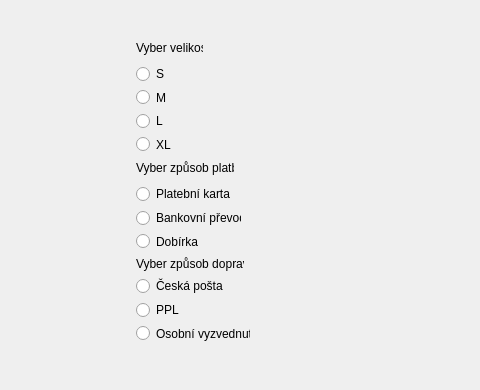
<?xml version="1.0" encoding="UTF-8"?>
<ui version="4.0">
 <class>Dialog</class>
 <widget class="QDialog" name="Dialog">
  <property name="geometry">
   <rect>
    <x>0</x>
    <y>0</y>
    <width>480</width>
    <height>390</height>
   </rect>
  </property>
  <property name="windowTitle">
   <string>Dialog</string>
  </property>
  <widget class="QLabel" name="labelVelikost">
   <property name="geometry">
    <rect>
     <x>136</x>
     <y>40</y>
     <width>67</width>
     <height>16</height>
    </rect>
   </property>
   <property name="text">
    <string>Vyber velikost</string>
   </property>
  </widget>
  <widget class="QLabel" name="labelShrnuti">
   <property name="geometry">
    <rect>
     <x>26</x>
     <y>348</y>
     <width>421</width>
     <height>31</height>
    </rect>
   </property>
   <property name="sizePolicy">
    <sizepolicy hsizetype="Fixed" vsizetype="Preferred">
     <horstretch>0</horstretch>
     <verstretch>0</verstretch>
    </sizepolicy>
   </property>
   <property name="frameShape">
    <enum>QFrame::NoFrame</enum>
   </property>
   <property name="lineWidth">
    <number>1</number>
   </property>
   <property name="text">
    <string/>
   </property>
   <property name="alignment">
    <set>Qt::AlignCenter</set>
   </property>
   <property name="wordWrap">
    <bool>true</bool>
   </property>
  </widget>
  <widget class="QLabel" name="labelPlatba">
   <property name="geometry">
    <rect>
     <x>136</x>
     <y>160</y>
     <width>98</width>
     <height>16</height>
    </rect>
   </property>
   <property name="text">
    <string>Vyber způsob platby</string>
   </property>
  </widget>
  <widget class="QLabel" name="labelDoprava">
   <property name="geometry">
    <rect>
     <x>136</x>
     <y>256</y>
     <width>108</width>
     <height>16</height>
    </rect>
   </property>
   <property name="text">
    <string>Vyber způsob dopravy</string>
   </property>
  </widget>
  <widget class="QWidget" name="">
   <property name="geometry">
    <rect>
     <x>136</x>
     <y>65</y>
     <width>36</width>
     <height>88</height>
    </rect>
   </property>
   <layout class="QVBoxLayout" name="verticalLayout">
    <item>
     <widget class="QRadioButton" name="radioButtonVelikostS">
      <property name="text">
       <string>S</string>
      </property>
     </widget>
    </item>
    <item>
     <widget class="QRadioButton" name="radioButtonVelikostM">
      <property name="text">
       <string>M</string>
      </property>
     </widget>
    </item>
    <item>
     <widget class="QRadioButton" name="radioButtonVelikostL">
      <property name="text">
       <string>L</string>
      </property>
     </widget>
    </item>
    <item>
     <widget class="QRadioButton" name="radioButtonVelikostXL">
      <property name="text">
       <string>XL</string>
      </property>
     </widget>
    </item>
   </layout>
  </widget>
  <widget class="QWidget" name="">
   <property name="geometry">
    <rect>
     <x>136</x>
     <y>277</y>
     <width>114</width>
     <height>65</height>
    </rect>
   </property>
   <layout class="QVBoxLayout" name="verticalLayout_3">
    <item>
     <widget class="QRadioButton" name="radioButtonPosta">
      <property name="text">
       <string>Česká pošta</string>
      </property>
     </widget>
    </item>
    <item>
     <widget class="QRadioButton" name="radioButtonPPL">
      <property name="text">
       <string>PPL</string>
      </property>
     </widget>
    </item>
    <item>
     <widget class="QRadioButton" name="radioButtonOsobne">
      <property name="text">
       <string>Osobní vyzvednutí</string>
      </property>
     </widget>
    </item>
   </layout>
  </widget>
  <widget class="QWidget" name="">
   <property name="geometry">
    <rect>
     <x>136</x>
     <y>185</y>
     <width>105</width>
     <height>65</height>
    </rect>
   </property>
   <layout class="QVBoxLayout" name="verticalLayout_2">
    <item>
     <widget class="QRadioButton" name="radioButtonKarta">
      <property name="text">
       <string>Platební karta</string>
      </property>
     </widget>
    </item>
    <item>
     <widget class="QRadioButton" name="radioButtonPrevod">
      <property name="text">
       <string>Bankovní převod</string>
      </property>
     </widget>
    </item>
    <item>
     <widget class="QRadioButton" name="radioButtonDobirka">
      <property name="text">
       <string>Dobírka</string>
      </property>
     </widget>
    </item>
   </layout>
  </widget>
 </widget>
 <resources/>
 <connections>
  <connection>
   <sender>radioButtonVelikostS</sender>
   <signal>toggled(bool)</signal>
   <receiver>Dialog</receiver>
   <slot>shrnuti()</slot>
   <hints>
    <hint type="sourcelabel">
     <x>139</x>
     <y>72</y>
    </hint>
    <hint type="destinationlabel">
     <x>30</x>
     <y>51</y>
    </hint>
   </hints>
  </connection>
  <connection>
   <sender>radioButtonVelikostM</sender>
   <signal>toggled(bool)</signal>
   <receiver>Dialog</receiver>
   <slot>shrnuti()</slot>
   <hints>
    <hint type="sourcelabel">
     <x>149</x>
     <y>93</y>
    </hint>
    <hint type="destinationlabel">
     <x>28</x>
     <y>91</y>
    </hint>
   </hints>
  </connection>
  <connection>
   <sender>radioButtonVelikostL</sender>
   <signal>toggled(bool)</signal>
   <receiver>Dialog</receiver>
   <slot>shrnuti()</slot>
   <hints>
    <hint type="sourcelabel">
     <x>157</x>
     <y>118</y>
    </hint>
    <hint type="destinationlabel">
     <x>27</x>
     <y>125</y>
    </hint>
   </hints>
  </connection>
  <connection>
   <sender>radioButtonVelikostXL</sender>
   <signal>toggled(bool)</signal>
   <receiver>Dialog</receiver>
   <slot>shrnuti()</slot>
   <hints>
    <hint type="sourcelabel">
     <x>142</x>
     <y>143</y>
    </hint>
    <hint type="destinationlabel">
     <x>20</x>
     <y>175</y>
    </hint>
   </hints>
  </connection>
  <connection>
   <sender>radioButtonKarta</sender>
   <signal>toggled(bool)</signal>
   <receiver>Dialog</receiver>
   <slot>shrnuti()</slot>
   <hints>
    <hint type="sourcelabel">
     <x>228</x>
     <y>194</y>
    </hint>
    <hint type="destinationlabel">
     <x>281</x>
     <y>40</y>
    </hint>
   </hints>
  </connection>
  <connection>
   <sender>radioButtonPrevod</sender>
   <signal>toggled(bool)</signal>
   <receiver>Dialog</receiver>
   <slot>shrnuti()</slot>
   <hints>
    <hint type="sourcelabel">
     <x>175</x>
     <y>214</y>
    </hint>
    <hint type="destinationlabel">
     <x>277</x>
     <y>74</y>
    </hint>
   </hints>
  </connection>
  <connection>
   <sender>radioButtonDobirka</sender>
   <signal>toggled(bool)</signal>
   <receiver>Dialog</receiver>
   <slot>shrnuti()</slot>
   <hints>
    <hint type="sourcelabel">
     <x>191</x>
     <y>240</y>
    </hint>
    <hint type="destinationlabel">
     <x>286</x>
     <y>118</y>
    </hint>
   </hints>
  </connection>
  <connection>
   <sender>radioButtonPosta</sender>
   <signal>toggled(bool)</signal>
   <receiver>Dialog</receiver>
   <slot>shrnuti()</slot>
   <hints>
    <hint type="sourcelabel">
     <x>228</x>
     <y>287</y>
    </hint>
    <hint type="destinationlabel">
     <x>316</x>
     <y>178</y>
    </hint>
   </hints>
  </connection>
  <connection>
   <sender>radioButtonPPL</sender>
   <signal>toggled(bool)</signal>
   <receiver>Dialog</receiver>
   <slot>shrnuti()</slot>
   <hints>
    <hint type="sourcelabel">
     <x>189</x>
     <y>304</y>
    </hint>
    <hint type="destinationlabel">
     <x>327</x>
     <y>230</y>
    </hint>
   </hints>
  </connection>
  <connection>
   <sender>radioButtonOsobne</sender>
   <signal>toggled(bool)</signal>
   <receiver>Dialog</receiver>
   <slot>shrnuti()</slot>
   <hints>
    <hint type="sourcelabel">
     <x>245</x>
     <y>328</y>
    </hint>
    <hint type="destinationlabel">
     <x>325</x>
     <y>282</y>
    </hint>
   </hints>
  </connection>
 </connections>
 <slots>
  <slot>shrnuti()</slot>
 </slots>
</ui>
